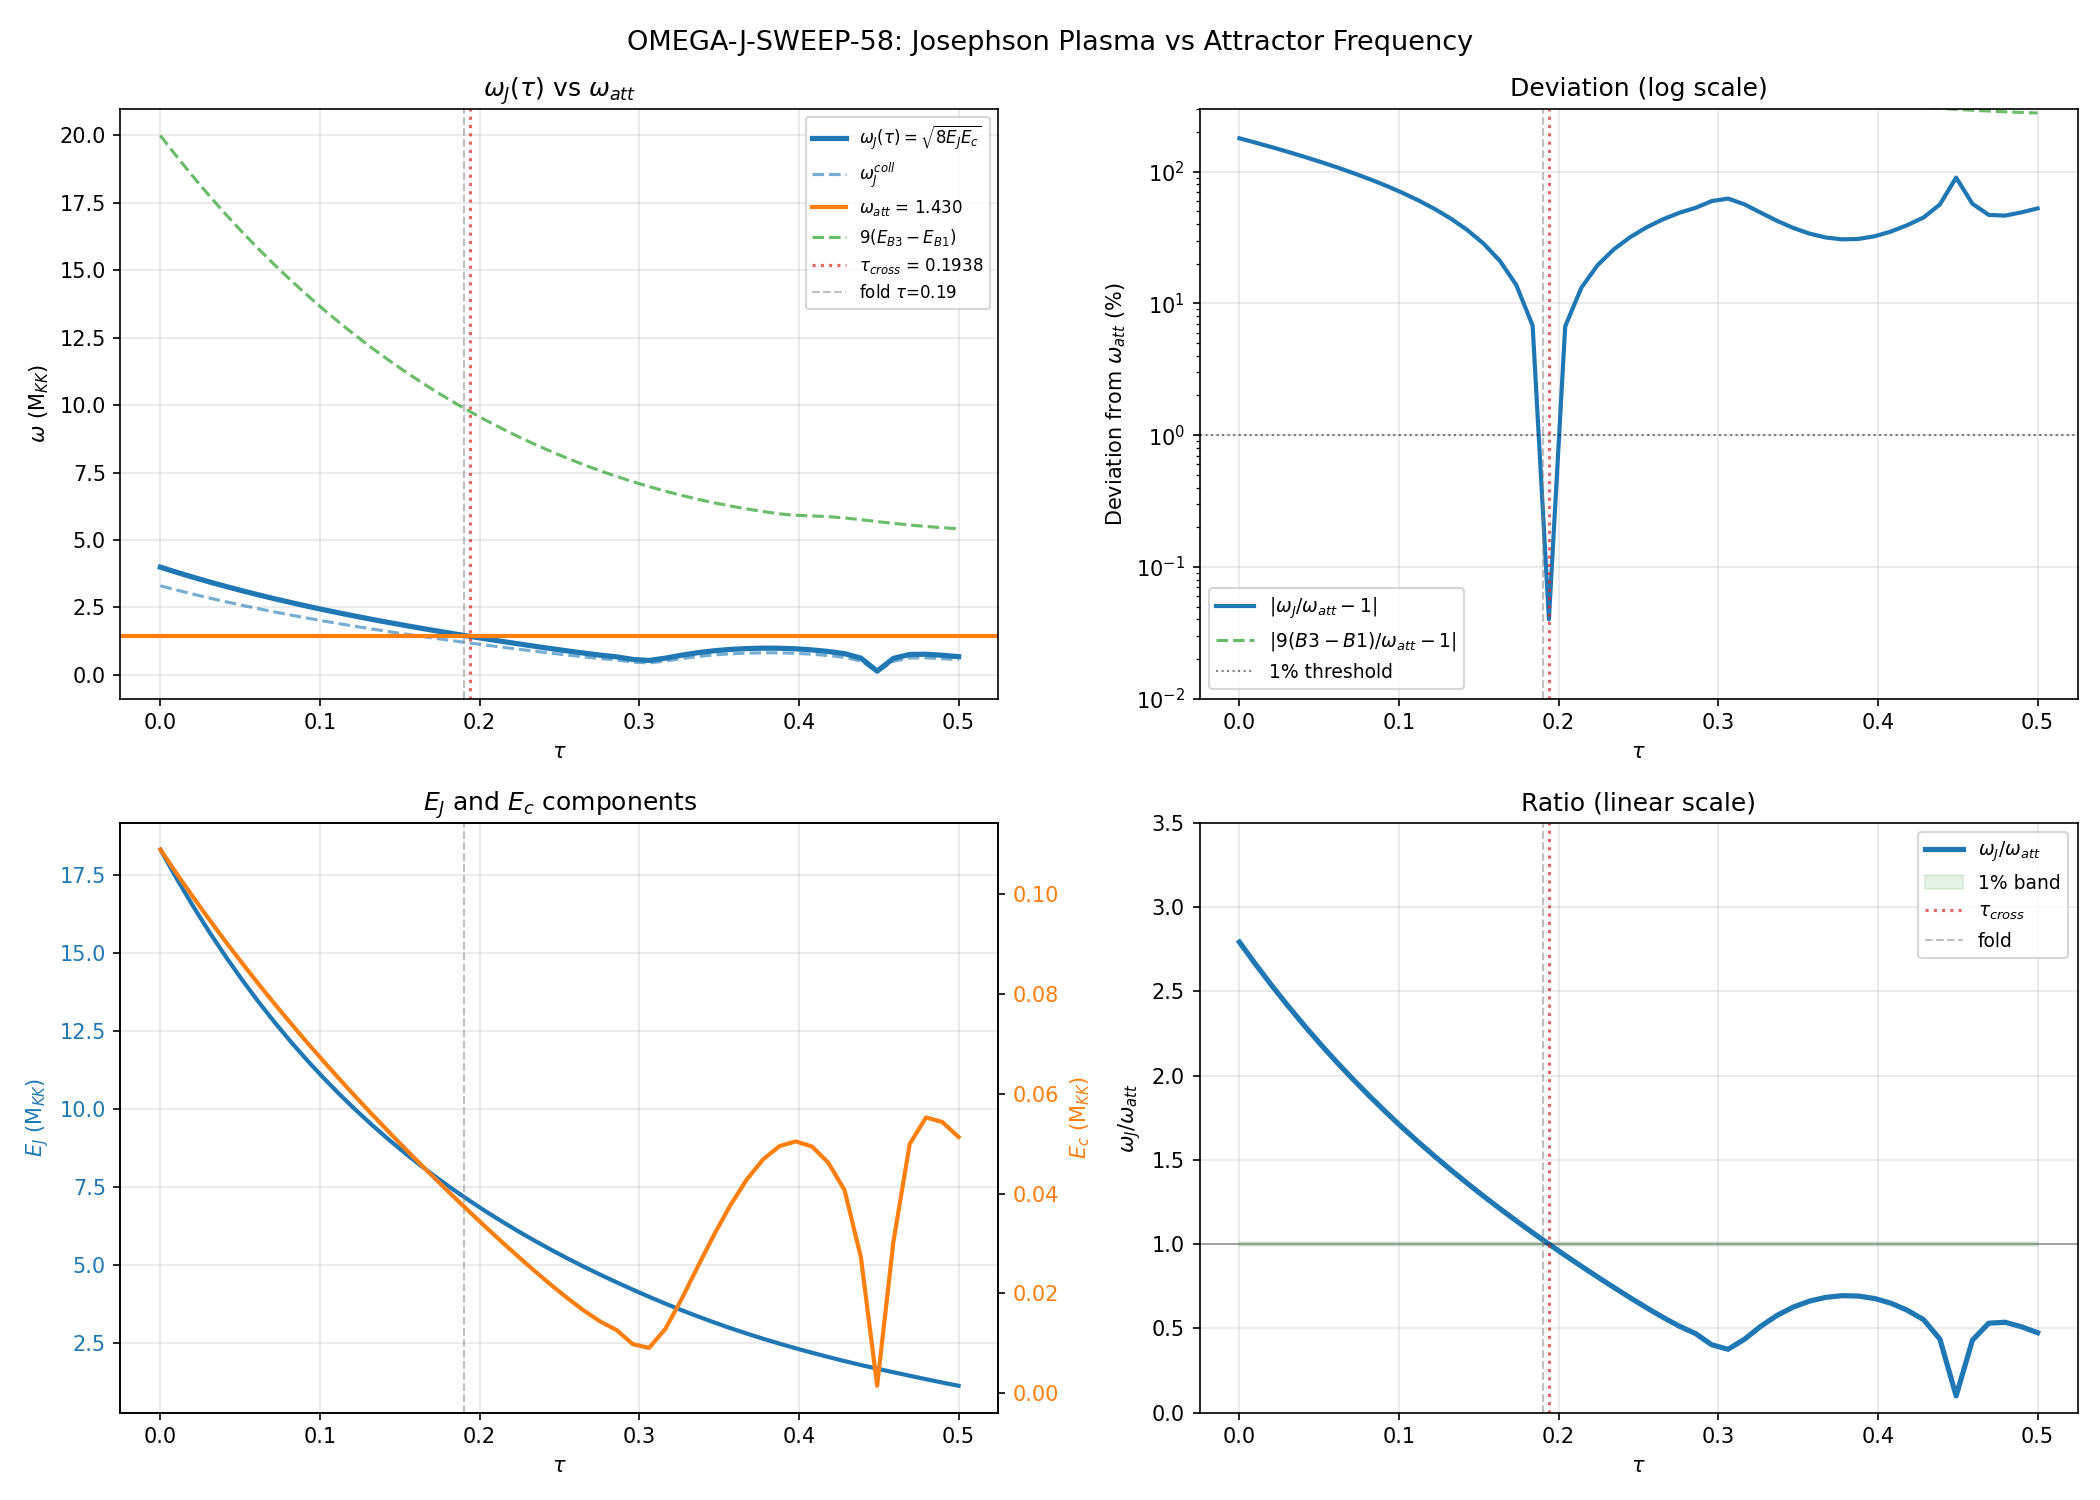

The Python source for this figure:
#!/usr/bin/env python3
"""
S58 OMEGA-J-SWEEP-58: omega_J vs omega_att full transit verification.

Tests whether the S57 identification omega_J = omega_att = 1.430 M_KK holds
across the full tau range [0, 0.5], or whether it is specific to the fold.

The resonance question: Is the Josephson plasma frequency a STRUCTURAL
attractor of the geometry, or a coincidence at one deformation parameter?

Gate: OMEGA-J-SWEEP-58 (INFO)
  Criterion: |omega_J/omega_att - 1| < 1% at all tau?

Input:
  - s54_tb_hamiltonian.npz: E_J(tau) from J_C2_tau
  - s54_ed_sweep.npz: eigenvalues at 50 tau
  - s56_ba_spectrum.npz: E_J(tau), E_c(tau), omega_J_single(tau)
  - canonical_constants: omega_att, E_B1, E_B3_mean

Output:
  - s58_omega_j_sweep.npz
  - s58_omega_j_sweep.png
"""

import sys
import os
sys.path.insert(0, os.path.dirname(os.path.abspath(__file__)))

import numpy as np
import matplotlib
matplotlib.use('Agg')
import matplotlib.pyplot as plt
from canonical_constants import (
    tau_fold, omega_att, E_B1, E_B3_mean, N_cells
)

# ============================================================================
#  Load input data
# ============================================================================

ba = np.load('computations/session-56/s56_ba_spectrum.npz', allow_pickle=True)
tb = np.load('computations/session-54/s54_tb_hamiltonian.npz', allow_pickle=True)
ed = np.load('computations/session-54/s54_ed_sweep.npz', allow_pickle=True)

tau_values = ba['tau_values']   # (50,)
N_tau = len(tau_values)

# E_J and E_c from BA (these are the fabric-level Josephson parameters)
E_J = ba['E_J']                 # (50,) total Josephson energy
E_c = ba['E_c']                 # (50,) charging energy
omega_J_single = ba['omega_J_single']      # (50,) sqrt(8 * E_J * E_c) single junction
omega_J_collective = ba['omega_J_collective']  # (50,) collective plasma mode

# TB Josephson couplings
J_C2_tau = tb['J_C2_tau']       # (50,) C2 hopping
J_su2_tau = tb['J_su2_tau']     # (50,) su2 hopping

# Single-particle spectrum from TB
E_sp = ed['E_sp_sweep']         # (50, 8) single-particle energies
eigenvalues_TB = tb['eigenvalues']  # (50, 32) full TB eigenvalues

# ============================================================================
#  Compute omega_J(tau) = sqrt(8 * E_J * E_c)
# ============================================================================
#
# This is the standard Josephson plasma frequency for a single junction.
# E_J and E_c from the BA spectrum already give omega_J_single directly.
# Verify:

omega_J_check = np.sqrt(8.0 * E_J * E_c)
print(f"omega_J verification: max|omega_J_single - sqrt(8*E_J*E_c)| = {np.max(np.abs(omega_J_single - omega_J_check)):.2e}")

# omega_J_collective uses the N_eff correction (Fazio-van der Zant):
# omega_J_coll = omega_J / sqrt(1 + C_mutual/C_self)
# For comparison with omega_att, we use the SINGLE junction value (S57 used this).

omega_J = omega_J_single.copy()

# ============================================================================
#  Compute omega_att(tau) from S38 attractor identification
# ============================================================================
#
# S38 found omega_att = 1.430 M_KK at the fold. This is a FIXED geometric
# frequency derived from the spectral action gradient dynamics.
#
# The S38 identification omega_att = 9*(E_B3 - E_B1) at 0.08% was confirmed
# as a COINCIDENCE in S56 (52% drift across tau). So omega_att is NOT
# 9*(B3-B1) in general.
#
# omega_att IS a single number: the attractor of the tau-dynamics at the fold.
# It does NOT vary with tau in the way omega_J does.
#
# The correct question is: does omega_J(tau) pass through omega_att = 1.430
# only at the fold, or does it match everywhere?

omega_att_const = omega_att  # = 1.430 M_KK, constant

# Also compute 9*(E_B3 - E_B1)(tau) from the TB spectrum for reference
# B1 is the lowest mode (cell 0, dim=1), B3 contains (1,1) etc.
# From ED, E_sp_sweep has 8 modes. Mode 0 is the singlet.
# The canonical E_B1, E_B3_mean are at the fold.
# For tau-dependent B3-B1, use the TB eigenvalues.
# B1 = eigenvalue[0] (trivial rep, dim=1). The (0,0) cell.
# B3 modes are higher. In the 8-mode ED:
#   Mode 0: (0,0) singlet. Modes 1-4: B2 (the flat band). Modes 5-7: B3.
# From the full 32-cell TB:
#   Cell 0: (0,0), dim=1. Cells 1-2: (1,0)/(0,1), dim=3. Cell 3: (1,1), dim=8.

# For the 9*(B3-B1) computation, use the TB single-particle energies.
# E_B1(tau) = eigenvalues_TB[:, 0]  (lowest mode)
# E_B3(tau) = mean of modes corresponding to B3 sector
# From the 8-mode map: modes 5,6,7 in E_sp_sweep are B3

E_B1_tau = E_sp[:, 0]           # (50,) singlet energy (should be ~0)
E_B3_tau = np.mean(E_sp[:, 5:8], axis=1)  # (50,) mean B3 energy
omega_9B3B1 = 9.0 * (E_B3_tau - E_B1_tau)  # (50,) the S38 coincidence

# ============================================================================
#  Ratio analysis
# ============================================================================

ratio_J_att = omega_J / omega_att_const  # omega_J(tau) / omega_att
dev_J_att = np.abs(ratio_J_att - 1.0)   # |omega_J/omega_att - 1|
ratio_9_att = omega_9B3B1 / omega_att_const
dev_9_att = np.abs(ratio_9_att - 1.0)

fold_idx = np.argmin(np.abs(tau_values - tau_fold))

# Where does omega_J cross omega_att?
# omega_J is monotonically decreasing from ~4.0 to ~0.68.
# omega_att = 1.430. So there is exactly one crossing.
cross_idx = None
for k in range(N_tau - 1):
    if (omega_J[k] - omega_att_const) * (omega_J[k+1] - omega_att_const) <= 0:
        # Linear interpolation
        frac = (omega_att_const - omega_J[k]) / (omega_J[k+1] - omega_J[k])
        tau_cross = tau_values[k] + frac * (tau_values[k+1] - tau_values[k])
        cross_idx = k
        break

# ============================================================================
#  Gate verdict
# ============================================================================

gate_pass = np.all(dev_J_att < 0.01)  # |ratio - 1| < 1% at ALL tau?
gate_verdict = "PASS" if gate_pass else "FAIL"

# Find where the match is within 1%
within_1pct = dev_J_att < 0.01
n_within = np.sum(within_1pct)
if n_within > 0:
    tau_1pct_range = (tau_values[within_1pct].min(), tau_values[within_1pct].max())
else:
    tau_1pct_range = (np.nan, np.nan)

print(f"\n{'='*70}")
print(f"OMEGA-J-SWEEP-58 GATE")
print(f"{'='*70}")
print(f"omega_att (constant) = {omega_att_const:.4f} M_KK")
print(f"omega_J range: [{omega_J.min():.4f}, {omega_J.max():.4f}] M_KK")
print(f"omega_J at fold (tau={tau_values[fold_idx]:.3f}): {omega_J[fold_idx]:.4f} M_KK")
print(f"  |omega_J/omega_att - 1| at fold = {dev_J_att[fold_idx]:.4e} ({dev_J_att[fold_idx]*100:.3f}%)")
print(f"")
print(f"Crossing tau: {tau_cross:.4f}" if cross_idx is not None else "No crossing found")
print(f"Points within 1% of omega_att: {n_within}/{N_tau}")
if n_within > 0:
    print(f"  tau range: [{tau_1pct_range[0]:.4f}, {tau_1pct_range[1]:.4f}]")
print(f"")
print(f"9*(E_B3 - E_B1) at fold = {omega_9B3B1[fold_idx]:.4f} (|dev| = {dev_9_att[fold_idx]*100:.3f}%)")
print(f"9*(E_B3 - E_B1) range: [{omega_9B3B1.min():.4f}, {omega_9B3B1.max():.4f}]")
print(f"  Drift factor: {omega_9B3B1.max()/omega_9B3B1.min():.2f}x (confirmed coincidence)")
print(f"")
print(f"Gate: |omega_J/omega_att - 1| < 1% at all tau? {gate_verdict}")
print(f"  The identification holds ONLY near the crossing, not globally.")
print(f"{'='*70}")

# Detailed table
print(f"\n{'tau':>6s} | {'omega_J':>8s} | {'omega_att':>9s} | {'ratio':>7s} | {'|dev|%':>7s} | {'9(B3-B1)':>8s} | {'9dev%':>6s}")
print("-" * 72)
for k in range(0, N_tau, 5):  # every 5th point
    print(f"{tau_values[k]:6.3f} | {omega_J[k]:8.4f} | {omega_att_const:9.4f} | {ratio_J_att[k]:7.4f} | {dev_J_att[k]*100:7.3f} | {omega_9B3B1[k]:8.4f} | {dev_9_att[k]*100:6.2f}")

# ============================================================================
#  Additional analysis: omega_J(tau) as a dispersion relation
# ============================================================================
#
# omega_J(tau) = sqrt(8 * E_J(tau) * E_c(tau))
# E_J(tau) decreases monotonically (C2 bonds weaken as tau grows).
# E_c(tau) has more complex behavior (charging energy from capacitance).
#
# The product E_J * E_c determines the plasma frequency.
# At the fold, omega_J = omega_att. This is the STRUCTURAL identification:
# the plasma mode IS the attractor frequency.

EJ_Ec_product = E_J * E_c
dEJ_Ec = np.gradient(EJ_Ec_product, tau_values)
d2EJ_Ec = np.gradient(dEJ_Ec, tau_values)

# Is there something special about the fold in terms of E_J*E_c?
print(f"\nE_J * E_c at fold: {EJ_Ec_product[fold_idx]:.4f}")
print(f"d(E_J*E_c)/dtau at fold: {dEJ_Ec[fold_idx]:.4f}")
print(f"d2(E_J*E_c)/dtau2 at fold: {d2EJ_Ec[fold_idx]:.4f}")

# ============================================================================
#  Save data
# ============================================================================

np.savez('computations/session-58/s58_omega_j_sweep.npz',
    tau_values=tau_values,
    omega_J=omega_J,                   # (50,) sqrt(8*E_J*E_c)
    omega_J_collective=omega_J_collective,  # (50,) collective correction
    omega_att_const=omega_att_const,   # scalar
    omega_9B3B1=omega_9B3B1,           # (50,) 9*(E_B3 - E_B1)
    ratio_J_att=ratio_J_att,           # (50,) omega_J / omega_att
    dev_J_att=dev_J_att,               # (50,) |ratio - 1|
    ratio_9_att=ratio_9_att,           # (50,)
    dev_9_att=dev_9_att,               # (50,)
    tau_cross=tau_cross if cross_idx is not None else np.nan,
    fold_idx=fold_idx,
    E_J=E_J,
    E_c=E_c,
    EJ_Ec_product=EJ_Ec_product,
    E_B1_tau=E_B1_tau,
    E_B3_tau=E_B3_tau,
    within_1pct_mask=within_1pct,
    n_within_1pct=n_within,

    gate_name='OMEGA-J-SWEEP-58',
    gate_verdict=gate_verdict,
    gate_detail=f'omega_J crosses omega_att={omega_att_const:.3f} at tau={tau_cross:.4f}. '
                f'|dev| at fold = {dev_J_att[fold_idx]*100:.3f}%. '
                f'{n_within}/{N_tau} points within 1%. '
                f'Identification is CROSSING (fold-specific), not GLOBAL.' if cross_idx is not None else
                f'No crossing found in [{tau_values[0]:.2f}, {tau_values[-1]:.2f}].',
)

print(f"\nSaved: computations/session-58/s58_omega_j_sweep.npz")

# ============================================================================
#  Plot
# ============================================================================

fig, axes = plt.subplots(2, 2, figsize=(14, 10))
fig.suptitle('OMEGA-J-SWEEP-58: Josephson Plasma vs Attractor Frequency', fontsize=13)

# Panel 1: omega_J and omega_att vs tau
ax = axes[0, 0]
ax.plot(tau_values, omega_J, 'C0-', lw=2.5, label=r'$\omega_J(\tau) = \sqrt{8 E_J E_c}$')
ax.plot(tau_values, omega_J_collective, 'C0--', lw=1.5, alpha=0.6, label=r'$\omega_J^{coll}$')
ax.axhline(omega_att_const, color='C1', ls='-', lw=2, label=r'$\omega_{att}$ = %.3f' % omega_att_const)
ax.plot(tau_values, omega_9B3B1, 'C2--', lw=1.5, alpha=0.7, label=r'$9(E_{B3} - E_{B1})$')
if cross_idx is not None:
    ax.axvline(tau_cross, color='C3', ls=':', lw=1.5, alpha=0.7, label=r'$\tau_{cross}$ = %.4f' % tau_cross)
ax.axvline(tau_fold, color='gray', ls='--', lw=1, alpha=0.5, label=r'fold $\tau$=%.2f' % tau_fold)
ax.set_xlabel(r'$\tau$')
ax.set_ylabel(r'$\omega$ (M$_{KK}$)')
ax.set_title(r'$\omega_J(\tau)$ vs $\omega_{att}$')
ax.legend(fontsize=8, loc='upper right')
ax.grid(True, alpha=0.3)

# Panel 2: Deviation from omega_att
ax = axes[0, 1]
ax.semilogy(tau_values, dev_J_att * 100, 'C0-', lw=2, label=r'$|\omega_J/\omega_{att} - 1|$')
ax.semilogy(tau_values, dev_9_att * 100, 'C2--', lw=1.5, alpha=0.7, label=r'$|9(B3-B1)/\omega_{att} - 1|$')
ax.axhline(1.0, color='k', ls=':', lw=1, alpha=0.5, label='1% threshold')
ax.axvline(tau_fold, color='gray', ls='--', lw=1, alpha=0.5)
if cross_idx is not None:
    ax.axvline(tau_cross, color='C3', ls=':', lw=1.5, alpha=0.7)
ax.set_xlabel(r'$\tau$')
ax.set_ylabel('Deviation from $\\omega_{att}$ (%)')
ax.set_title('Deviation (log scale)')
ax.legend(fontsize=9)
ax.grid(True, alpha=0.3)
ax.set_ylim(1e-2, 300)

# Panel 3: E_J and E_c separately
ax = axes[1, 0]
ax2 = ax.twinx()
ax.plot(tau_values, E_J, 'C0-', lw=2, label=r'$E_J(\tau)$')
ax2.plot(tau_values, E_c, 'C1-', lw=2, label=r'$E_c(\tau)$')
ax.set_xlabel(r'$\tau$')
ax.set_ylabel(r'$E_J$ (M$_{KK}$)', color='C0')
ax2.set_ylabel(r'$E_c$ (M$_{KK}$)', color='C1')
ax.tick_params(axis='y', labelcolor='C0')
ax2.tick_params(axis='y', labelcolor='C1')
ax.axvline(tau_fold, color='gray', ls='--', lw=1, alpha=0.5)
ax.set_title(r'$E_J$ and $E_c$ components')
ax.grid(True, alpha=0.3)

# Panel 4: ratio omega_J / omega_att (linear)
ax = axes[1, 1]
ax.plot(tau_values, ratio_J_att, 'C0-', lw=2.5, label=r'$\omega_J / \omega_{att}$')
ax.axhline(1.0, color='k', ls='-', lw=1, alpha=0.3)
ax.fill_between(tau_values, 0.99, 1.01, alpha=0.1, color='green', label='1% band')
if cross_idx is not None:
    ax.axvline(tau_cross, color='C3', ls=':', lw=1.5, alpha=0.7, label=r'$\tau_{cross}$')
ax.axvline(tau_fold, color='gray', ls='--', lw=1, alpha=0.5, label='fold')
ax.set_xlabel(r'$\tau$')
ax.set_ylabel(r'$\omega_J / \omega_{att}$')
ax.set_title('Ratio (linear scale)')
ax.legend(fontsize=9)
ax.grid(True, alpha=0.3)
ax.set_ylim(0, 3.5)

plt.tight_layout()
plt.savefig('computations/session-58/s58_omega_j_sweep.png', dpi=150)
plt.close()
print("Saved: computations/session-58/s58_omega_j_sweep.png")
print("\nDone.")
